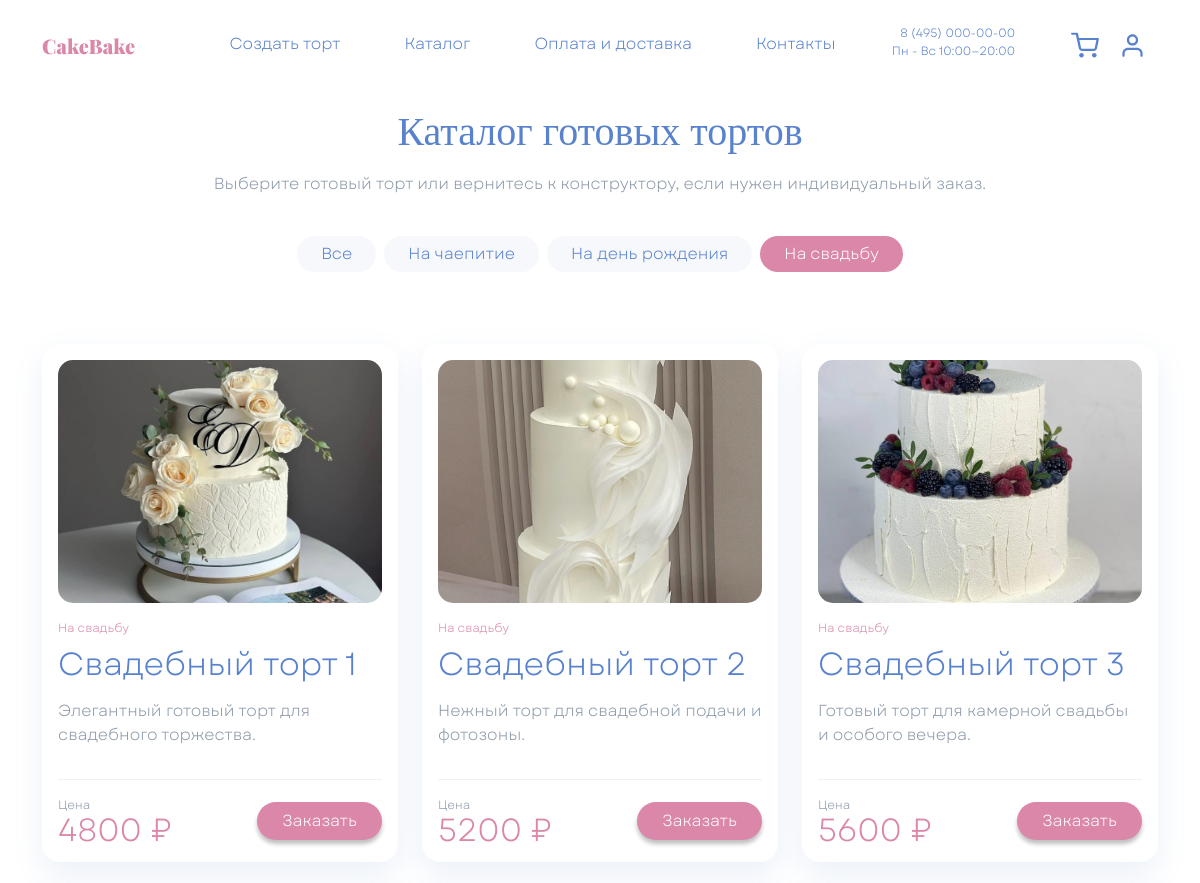
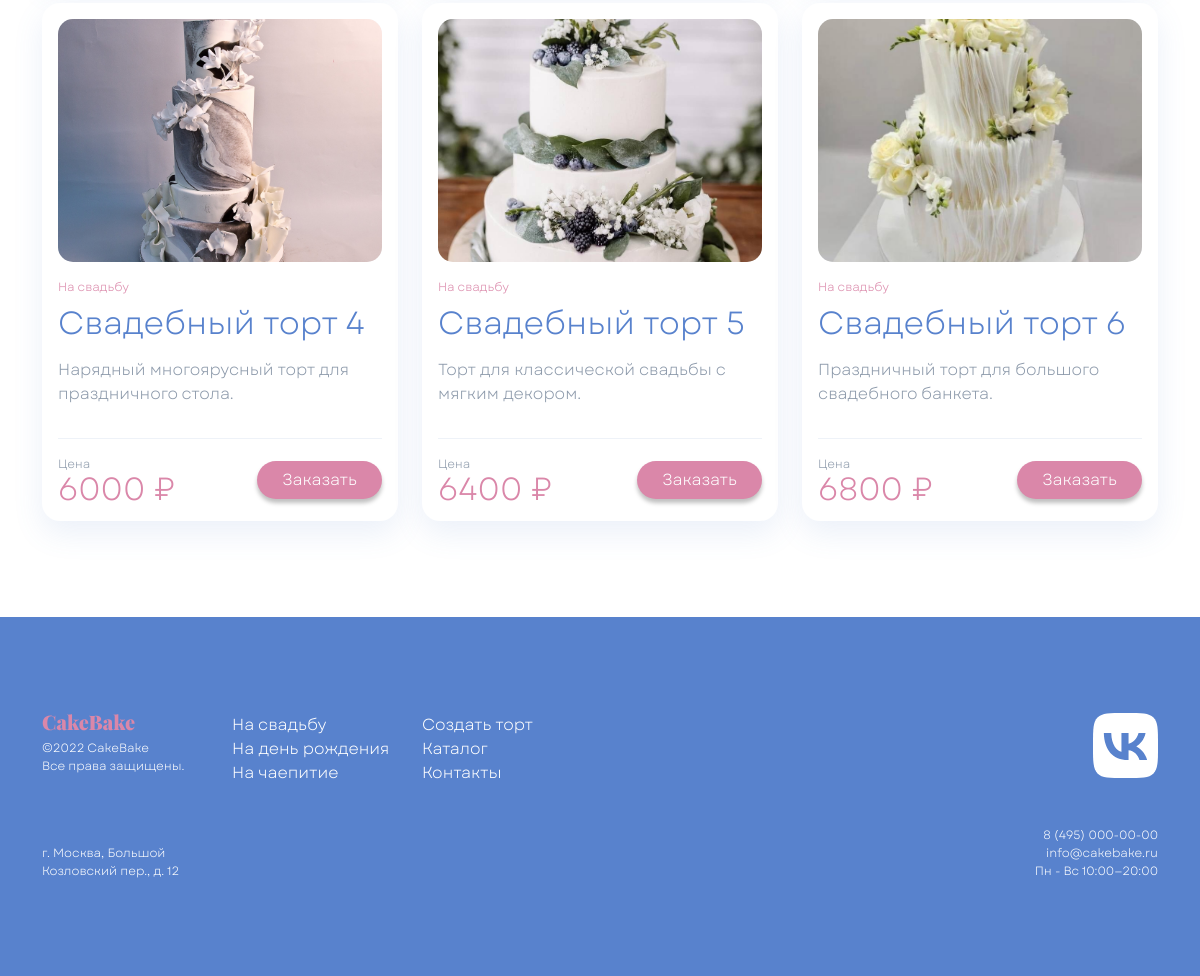
The app's page /catalog/?occasion=wedding with its own data (2 pictures, top to bottom).
### catalog/models.py (models this page shows, shortened)
class CatalogCake(models.Model):
    name = models.CharField(
        max_length=150,
        verbose_name="Название",
    )
    slug = models.SlugField(
        max_length=160,
        unique=True,
        verbose_name="URL-имя",
    )
    occasion = models.CharField(
        max_length=100,
        blank=True,
        verbose_name="Повод",
    )
    description = models.TextField(
        blank=True,
        verbose_name="Описание",
    )
    image = models.ImageField(
        upload_to="catalog/cakes/",
        blank=True,
        verbose_name="Изображение",
    )
    base_price = models.PositiveIntegerField(
        verbose_name="Базовая цена",
    )
    is_active = models.BooleanField(
        default=True,
        verbose_name="Активен",
    )
    sort_order = models.PositiveSmallIntegerField(
        default=0,
        verbose_name="Порядок сортировки",
    )
    created_at = models.DateTimeField(
        auto_now_add=True,
        verbose_name="Создан",
    )
    updated_at = models.DateTimeField(
        auto_now=True,
        verbose_name="Обновлён",
    )
    class Meta:
        verbose_name = "Торт из каталога"
        verbose_name_plural = "Торты из каталога"
        ordering = ("sort_order", "id")

### catalog/views.py (the view)
# urls.py: path("", catalog_list, name="list"),
def catalog_list(request):
    selected_occasion = request.GET.get("occasion", "").strip()
    cakes = CatalogCake.objects.filter(is_active=True)
    if selected_occasion in OCCASION_LABELS:
        cakes = cakes.filter(occasion=selected_occasion)
    else:
        selected_occasion = ""
    cakes = list(cakes)
    for cake in cakes:
        cake.occasion_label = OCCASION_LABELS.get(cake.occasion, "Готовый торт")
    context = {
        "cakes": cakes,
        "selected_occasion": selected_occasion,
        "occasion_labels": OCCASION_LABELS,
    }
    return render(request, "catalog.html", context)

### templates/catalog.html (shortened to what this page needs)
{% extends 'base.html' %}
{% load static %}
{% block content %}
<div class="container mt-header mb-5">
    <section class="row pt-4">
        <div class="col-12 text-center">
            <h1 class="font_Gogh fs_40 cake_blue">Каталог готовых тортов</h1>
            <p class="cake_grey mt-3">Выберите готовый торт или вернитесь к конструктору, если нужен индивидуальный заказ.</p>
        </div>
    </section>
    <section class="row mt-4">
        <div class="col-12 d-flex justify-content-center flex-wrap gap-2">
            <a href="{% url 'catalog:list' %}" class="btn rounded-pill px-4 catalog__filter {% if not selected_occasion %}cake__bg_pink text-white{% else %}catalog__filter_inactive cake_blue{% endif %}">
                Все
            </a>
            {% for occasion_key, occasion_label in occasion_labels.items %}
            <a href="{% url 'catalog:list' %}?occasion={{ occasion_key }}" class="btn rounded-pill px-4 catalog__filter {% if selected_occasion == occasion_key %}cake__bg_pink text-white{% else %}catalog__filter_inactive cake_blue{% endif %}">
                {{ occasion_label }}
            </a>
            {% endfor %}
        </div>
    </section>
    <section class="row mt-5 g-4">
        {% for cake in cakes %}
        <div class="col-12 col-md-6 col-xl-4">
            <article class="catalog__card h-100 p-3 d-flex flex-column">
                <div class="catalog__image_wrap">
                    {% if cake.image %}
                    <img src="{{ cake.image.url }}" alt="{{ cake.name }}" class="catalog__image">
                    {% else %}
                    <img src="{% static 'img/Cake.png' %}" alt="{{ cake.name }}" class="catalog__image">
                    {% endif %}
                </div>
                <div class="pt-3 d-flex flex-column flex-grow-1">
                    <span class="cake_pink fs_12">{{ cake.occasion_label }}</span>
                    <h2 class="cake_blue mt-2">{{ cake.name }}</h2>
                    <p class="cake_grey flex-grow-1 mt-2 mb-3">{{ cake.description|default:"Готовый торт для заказа с витрины." }}</p>
                </div>
                <div class="catalog__footer d-flex justify-content-between align-items-center gap-3 mt-3">
                    <div class="d-flex flex-column">
                        <span class="cake_grey fs_12">Цена</span>
                        <span class="catalog__price cake_pink">{{ cake.base_price }} ₽</span>
                    </div>
                    <a href="{% url 'core:index' %}?catalog_cake={{ cake.slug }}#step4" class="btn text-white rounded-pill px-4 shadow-none cake__button cake__bg_pink catalog__order_button">
                        Заказать
                    </a>
                </div>
            </article>
        </div>
        {% empty %}
        <div class="col-12 text-center">
            <p class="cake_grey">В этой категории пока нет тортов.</p>
        </div>
        {% endfor %}
    </section>
</div>
{% endblock %}

### static/css/Style.css (style rules this page uses)
.font_Gogh { font-family: Gogh; }
html { height: 100%; }
* { font-family: Garet, serif; font-size: 16px; font-weight: normal; }
body { background-color: white; min-height: 100%; display: grid; grid-template-rows: auto 1fr auto; }
.mt-header { margin-top: calc(58px + 1.6rem); }
.cake_pink { color: #DA87A9 !important; }
.cake__bg_pink { background-color: #DA87A9 !important; }
.cake_blue { color: #5882CD !important; }
.cake_grey { color: #8C99AA !important; }
.cake__button { box-shadow: 0 4px 4px rgba(0, 0, 0, 0.25) !important; border-radius: 15px; }
.fs_12 { font-size: 12px; }
.fs_40 { font-size: 40px; }
.catalog__card { border: none; border-radius: 18px; background-color: white; box-shadow: 0 12px 30px rgba(88, 130, 205, 0.12); min-height: 100%; }
.catalog__image_wrap { aspect-ratio: 4 / 3; overflow: hidden; border-radius: 15px; background-color: #F8FAFD; }
.catalog__image { width: 100%; height: 100%; object-fit: cover; display: block; }
.catalog__filter { border: none; box-shadow: none !important; }
.catalog__filter_inactive { background-color: #F6F8FC; }
.catalog__footer { border-top: 1px solid #EEF2F8; padding-top: 16px; }
.catalog__price { font-size: 32px; line-height: 1; }
.catalog__order_button { white-space: nowrap; }

### records on screen
CatalogCake: image (picture), occasion_label "На свадьбу", name "Свадебный торт 1", description "Элегантный готовый торт для свадебного торжества.", base_price "4800"
CatalogCake: image (picture), occasion_label "На свадьбу", name "Свадебный торт 2", description "Нежный торт для свадебной подачи и фотозоны.", base_price "5200"
CatalogCake: image (picture), occasion_label "На свадьбу", name "Свадебный торт 3", description "Готовый торт для камерной свадьбы и особого вечера.", base_price "5600"
CatalogCake: image (picture), occasion_label "На свадьбу", name "Свадебный торт 4", description "Нарядный многоярусный торт для праздничного стола.", base_price "6000"
CatalogCake: image (picture), occasion_label "На свадьбу", name "Свадебный торт 5", description "Торт для классической свадьбы с мягким декором.", base_price "6400"
CatalogCake: image (picture), occasion_label "На свадьбу", name "Свадебный торт 6", description "Праздничный торт для большого свадебного банкета.", base_price "6800"

### other values on screen
{{ occasion_label }} "На чаепитие" "На день рождения" "На свадьбу"
